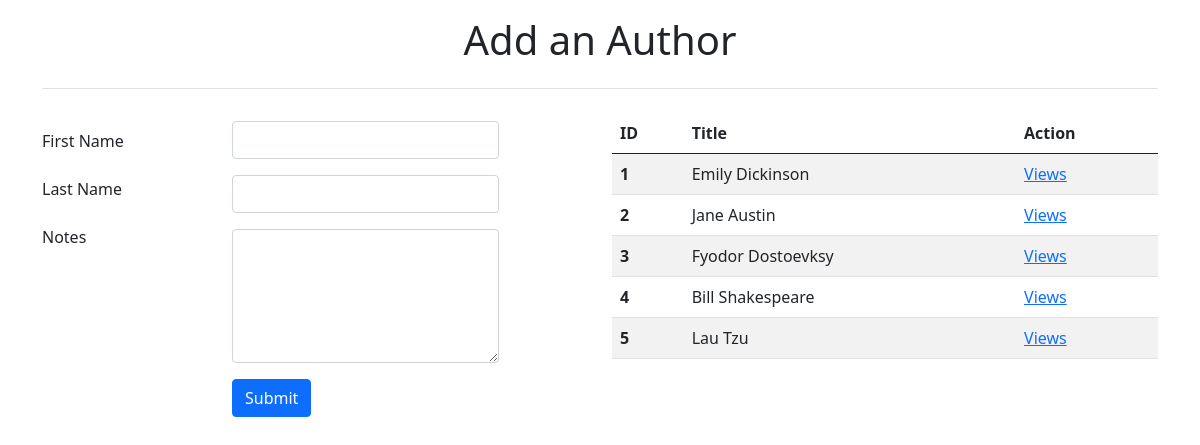
Screenshot of /authors/ with the database file from the repository.
### books_authors_app/models.py (models this page shows, shortened)
class Author(models.Model):
        first_name = models.CharField(max_length=45)
        last_name = models.CharField(max_length=45)
        books = models.ManyToManyField(Book, related_name="authors")
        notes = models.TextField(max_length=255, default="")
        created_at = models.DateTimeField(auto_now_add=True)
        updated_at = models.DateTimeField(auto_now=True)

### books_authors_app/views.py (the view)
# urls.py: path('authors/', views.author),
def author(request):
    context = {
        "title": "Add an Author",
        "authors": Author.objects.all(),
    }
    return render(request, "authors.html", context)

### books_authors_app/templates/authors.html (shortened to what this page needs)
<!DOCTYPE html>
<html lang="en">
<head>
    <link href="https://cdn.jsdelivr.net/npm/bootstrap@5.0.2/dist/css/bootstrap.min.css" rel="stylesheet">
</head>
<body>
    {% load static %}
    <div class="container">
        <header class="d-flex flex-wrap justify-content-center py-3 mb-4 border-bottom">
            <h1>{{title}}</h1>
        </header>
    </div>
    <div class="container">
        <div class="row">
            <div class="col-2 mt-3">
                <div class="mb-3 w-75">
                    <label class="form-label">First Name</label>
                </div>
                <div class="mb-3 w-75">
                    <label class="form-label">Last Name</label>
                </div>
                <div class="mb-3 w-75">
                    <label class="form-label">Notes</label>
                </div>
            </div>
            <div class="col-4">
                <form action="/addauthor/" method="POST">
                    <div class="mb-3 w-75">
                        <input type="text" class="form-control" name="author_first_name" id="author_first_name" aria-describedby=" emailHelp">
                    </div>
                    <div class="mb-3 w-75">
                        <input type="text" class="form-control" name="author_last_name" id="author_last_name" aria-describedby=" emailHelp">
                    </div>
                    <div class="mb-3 w-75 ">
                        <div class="form-group ">
                            <textarea class="form-control " rows="5 " name="author_notes" id="author_notes"></textarea>
                        </div>
                    </div>
                    <button type="submit " class="btn btn-primary ">Submit</button>
                </form>
            </div>
            <div class="col-6 ">
                <table class="table table-striped ">
                    <thead>
                        <tr>
                            <th scope="col ">ID</th>
                            <th scope="col ">Title</th>
                            <th scope="col ">Action</th>
                        </tr>
                    </thead>
                    <tbody>
                        {% for a in authors %}
                        <tr>
                            <th scope="row ">{{a.id}}</th>
                            <td>{{a.first_name}} {{a.last_name}}</td>
                            <td><a href="{{a.id}}">Views</a></td>
                        </tr>
                        {% endfor %}
                    </tbody>
                </table>
            </div>
        </div>
    </div>
</body>
</html>

### rows the page displays
Author: id "1", first_name "Emily", last_name "Dickinson"
Author: id "2", first_name "Jane", last_name "Austin"
Author: id "3", first_name "Fyodor", last_name "Dostoevksy"
Author: id "4", first_name "Bill", last_name "Shakespeare"
Author: id "5", first_name "Lau", last_name "Tzu"

### other values shown
{{ title }} "Add an Author"
